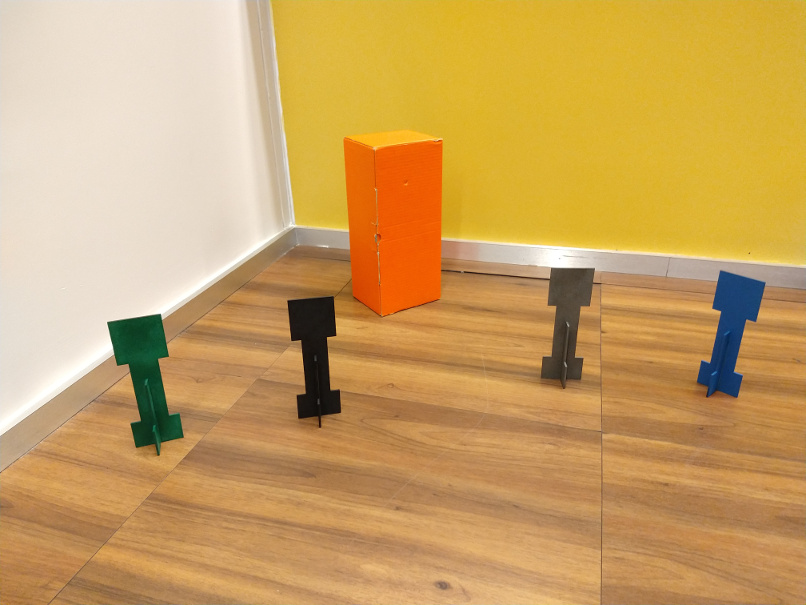
#> input picture aula01/cena_canto_sala.jpg, 806 x 605 px
$ jupyter execute --allow-errors Atividade1_Visao.ipynb   (shell and % lines are left out)
#> lines starting #> are read from the running program, lines starting #| are printed output that depends on the picture; after the words box and inside, x2 and y2 are one past the last pixel; in counts of white or black regions, pixels touching at a corner belong together
## Alunos

### Caroline Chaim de Lima Carneiro
### Fernando Giuseppe Avila Beltramo

# Entregável 1 - visão computacional

[cell 1]
import cv2
from matplotlib import pyplot as plt
import numpy as np
import time as t
print("OpenCV Version : %s " % cv2.__version__)

# Equalização de histograma

[cell 2]
rintin = cv2.imread("RinTinTin.jpg")

#> (a cell that did not finish here is left out)

#> (a cell that did not finish here is left out)

#> (a cell that did not finish here is left out)

#> (a cell that did not finish here is left out)

#> (a cell that did not finish here is left out)

## Atividade 1

Realize as seguintes atividades:

1. O histograma fornecido aproveita bem as faixas de cores?
2. Crie uma imagem derivada da imagem fornecida que use melhor a faixa dinâmica, ou seja, tenha o valor dos seus pixels distribuídos entre `0` e `255`.
3. Plote a imagem pedida

#> (a cell that did not finish here is left out)

#> (a cell that did not finish here is left out)

#> (a cell that did not finish here is left out)

## Atividade 2

Leia com a OpenCV a figura abaixo:

Separe os canais  R e B das imagens e analise seus histogramas.

1. A partir dos canais R e B e da análise do histograma é possível identificar a caixa vermelha e o creeper azul?

1. Crie uma imagem numpy em que somente os pixels da caixa vermelha estão brancos e faça seu plot aqui. Você vai precisar usar manipulação de canais RGB. Use o [ExemploFor.ipynb](ExemploFor.ipynb) .

[cell 11]
creeper = cv2.imread("cena_canto_sala.jpg")
#> creeper is the input picture: shape (605, 806, 3); mean B, G, R 98.1, 162.1, 202.5

img_r = creeper[:, :,2]
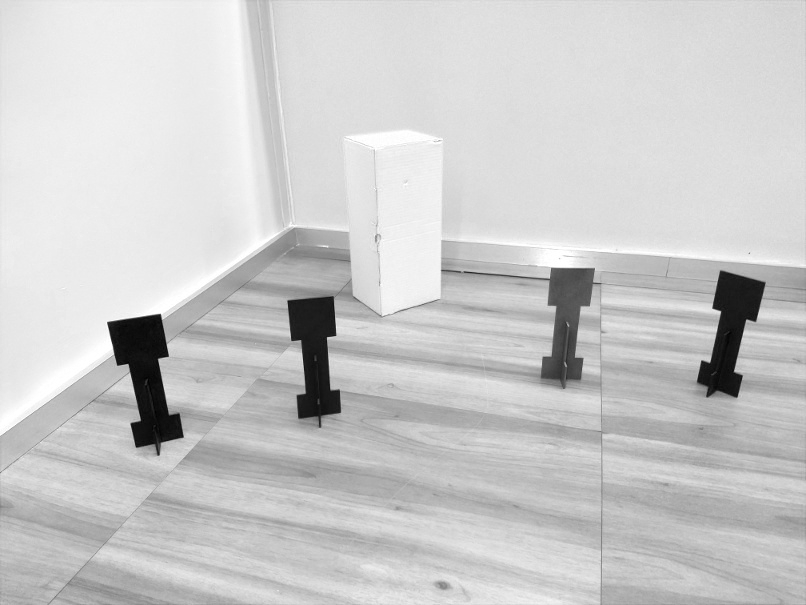
#> img_r: shape (605, 806); min 0, max 255, mean 202.5

plt.imshow(img_r, cmap="Greys_r", vmin=0, vmax=255)

[cell 12]
hist,bins = np.histogram(img_r.flatten(),256,[0,256])
#> hist = 256 values, max 22383 at index 222, min 1 at index 1, mean 1904.8; bins = 257 values from 0 to 256

cdf = hist.cumsum()
#> cdf = 256 values from 5 to 487630
cdf_normalized = cdf * hist.max()/ cdf.max()
#> cdf_normalized = 256 values from 0.23 to 22383

plt.plot(cdf_normalized, color = 'b')
plt.hist(img_r.flatten(),256,[0,256], color = 'r')
plt.xlim([0,256])
plt.legend(('cdf','histogram'), loc = 'upper left')
plt.show()
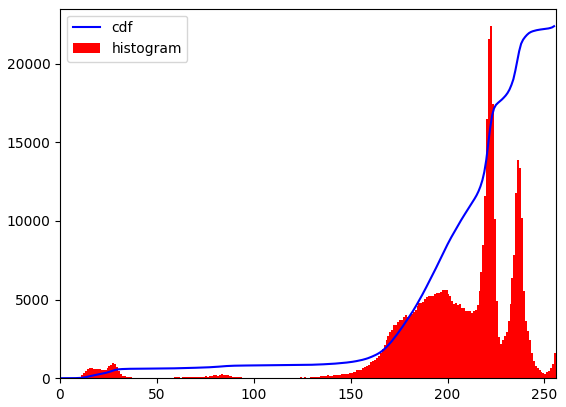
#> figure drawn by matplotlib, 1 panel; tallest bar 22383 high, from x = 222 to 223; curve peaks at x = 255, y = 22383

[cell 13]
img_b = creeper[:, :,0]
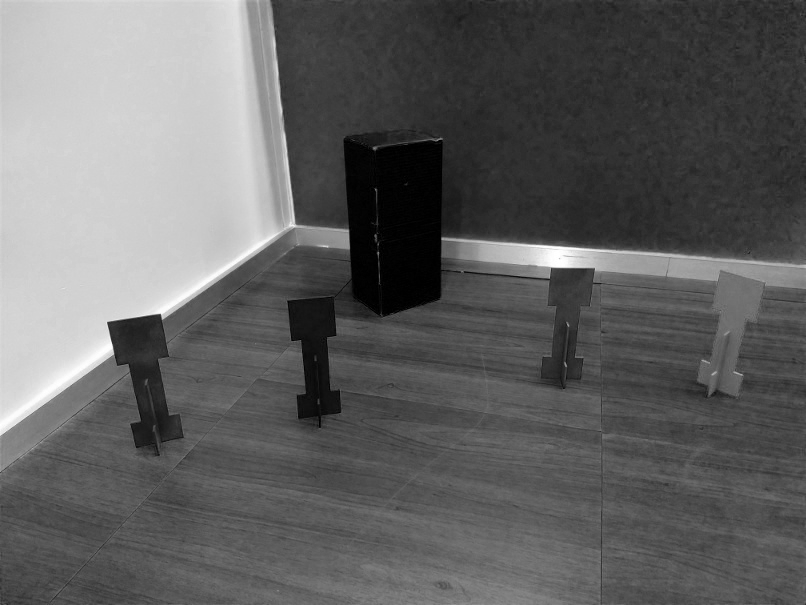
#> img_b: shape (605, 806); min 0, max 255, mean 98.1

plt.imshow(img_b, cmap="Greys_r", vmin=0, vmax=255)

[cell 14]
hist,bins = np.histogram(img_b.flatten(),256,[0,256])
#> hist = 256 values, max 12615 at index 209, min 30 at index 254, mean 1904.8

cdf = hist.cumsum()
#> cdf = 256 values from 2919 to 487630
cdf_normalized = cdf * hist.max()/ cdf.max()
#> cdf_normalized = 256 values from 75.51 to 12615

plt.plot(cdf_normalized, color = 'b')
plt.hist(img_b.flatten(),256,[0,256], color = 'b')
plt.xlim([0,256])
plt.legend(('cdf','histogram'), loc = 'upper left')
plt.show()
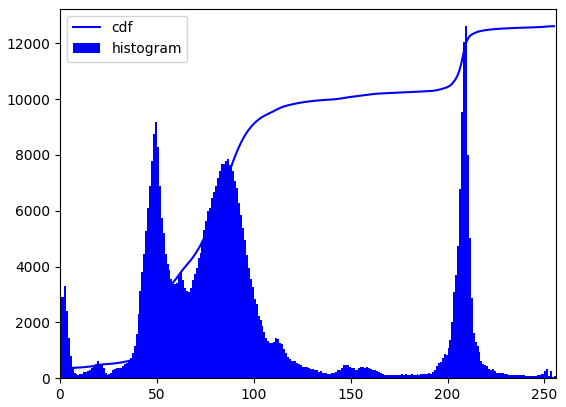
#> figure drawn by matplotlib, 1 panel; tallest bar 12615 high, from x = 209 to 210; curve peaks at x = 255, y = 12615

[cell 15]
def scale(valor):
    from math import pi
    return (valor/255.0)*16*pi

saida_b = np.zeros((3024, 4032), dtype=np.uint8)

[cell 16]
from math import cos

for i in range(img_b.shape[0]):
    for j in range(img_b.shape[1]):
        if img_b[i][j] <10:
            saida_b[i][j] = 250
        else:
            saida_b[i][j]=0
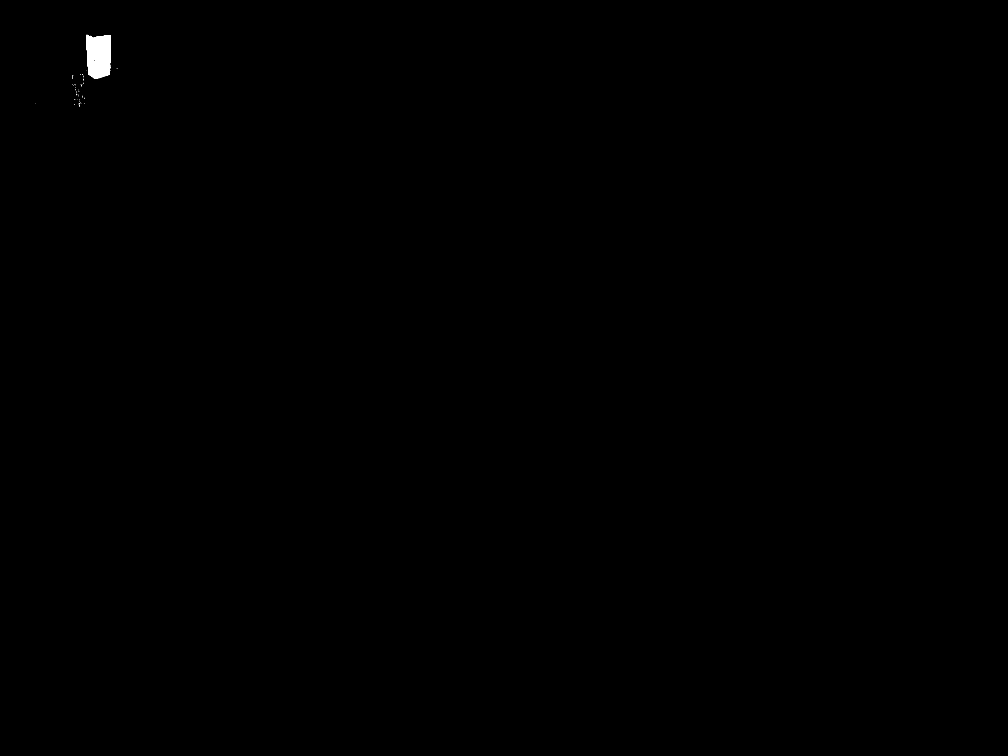
#> saida_b: shape (3024, 4032) (shown at 1/4 size); values 0 (black) and 250 (white), 0.12% white; 63 white regions (62 under 20 px), largest, box (x1, y1, x2, y2) and area: (344, 140, 442, 316) 14529

[cell 17]
plt.imshow(saida_b, cmap="Greys_r", vmin=0, vmax=255)

[cell 18]
def scale(valor):
    from math import pi
    return (valor/255.0)*16*pi

saida_r = np.zeros((3024, 4032), dtype=np.uint8)

[cell 19]
from math import cos

for i in range(img_r.shape[0]):
    for j in range(img_r.shape[1]):
        if img_r[i][j]>100:
            saida_r[i][j] = 250
        else:
            saida_r[i][j]=0
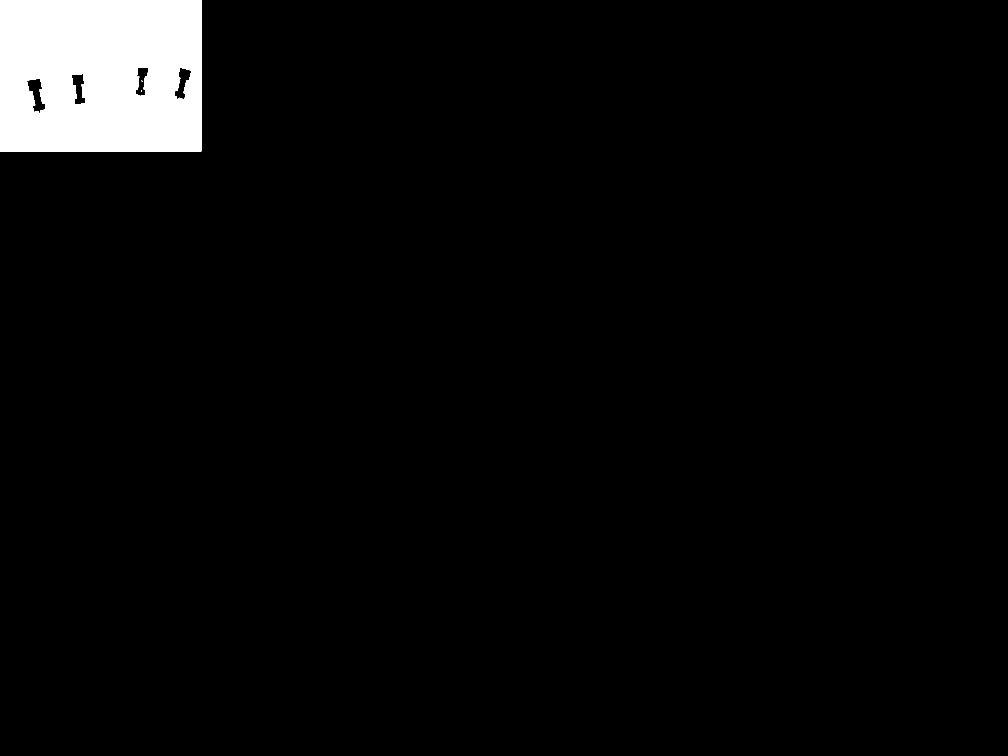
#> saida_r: shape (3024, 4032) (shown at 1/4 size); values 0 (black) and 250 (white), 3.9% white; 3 white regions (2 under 20 px), largest, box (x1, y1, x2, y2) and area: (0, 0, 806, 605) 469928

[cell 20]
plt.imshow(saida_r, cmap="Greys_r", vmin=0, vmax=255)

[cell 21]
def scale(valor):
    from math import pi
    return (valor/255.0)*16*pi

saida_f = np.zeros((3024, 4032), dtype=np.uint8)

[cell 22]
from math import cos

for i in range(img_b.shape[0]):
    for j in range(img_b.shape[1]):
        if img_b[i][j] <10 and img_r[i][j]>100:
            saida_f[i][j] = 250
        else:
            saida_f[i][j]=0
#> saida_f: shape (3024, 4032); values 0 (black) and 250 (white), 0.12% white; 6 white regions (5 under 20 px), largest, box (x1, y1, x2, y2) and area: (344, 140, 442, 316) 14526

$ run again, with aula01/saida.png saved as aula01/cena_canto_sala.jpg
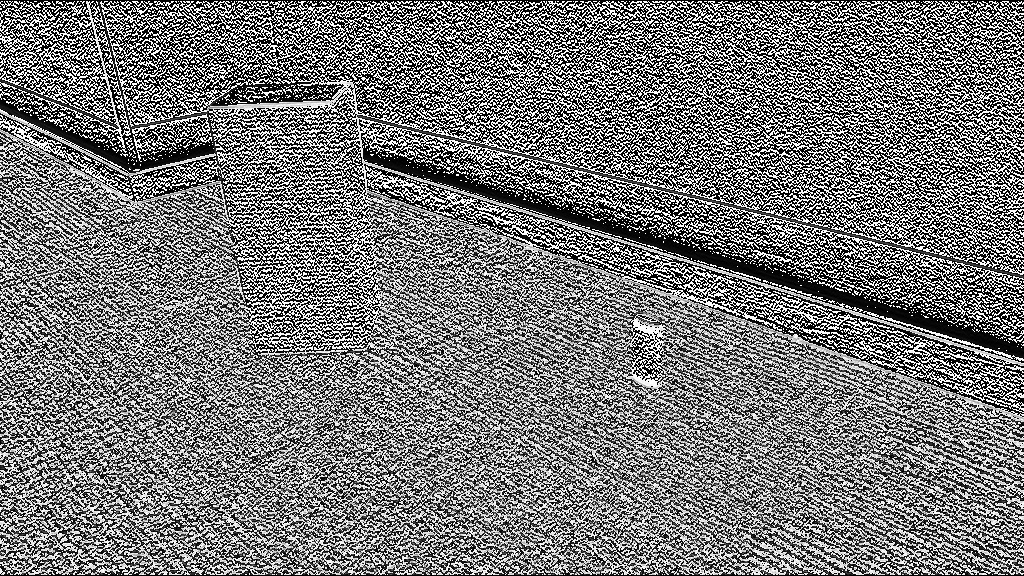
#> input picture aula01/saida.png, 1024 x 576 px
#> creeper is the input picture: shape (576, 1024, 3); min 0, max 255, mean 119.8
#> hist = 256 values, max 45978 at index 0, min 27 at index 125, mean 2304; bins = 257 values from 0 to 256
#> cdf = 256 values from 45978 to 589824
#> cdf_normalized = 256 values from 3584.1 to 45978
#> after the loop `for i in range(img_b.shape[0]):`:
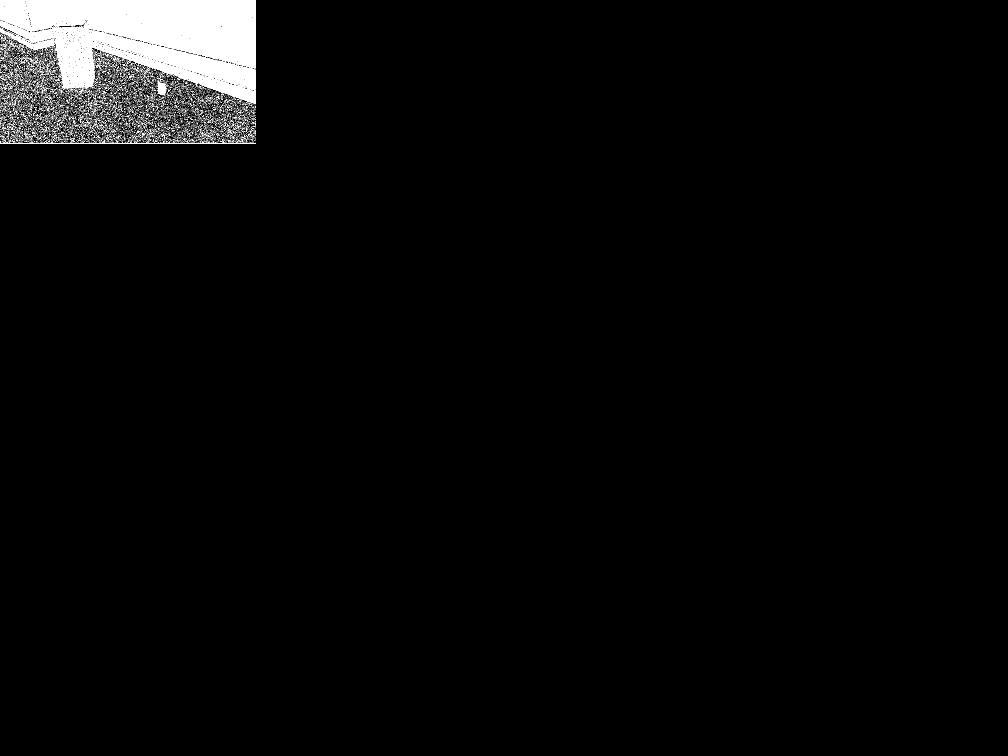
#> saida_b: shape (3024, 4032) (shown at 1/4 size); values 0 (black) and 250 (white), 1.5% white in thin lines or dots, all inside (x1, y1, x2, y2) = (0, 0, 1024, 576)
#> after the loop `for i in range(img_r.shape[0]):`:
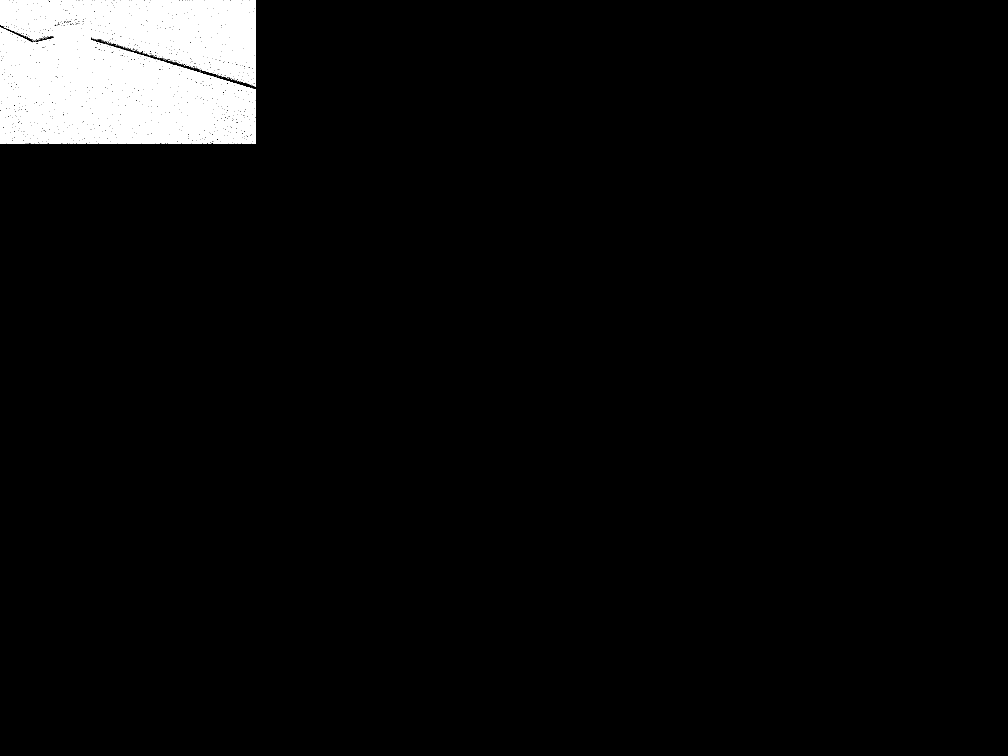
#> saida_r: shape (3024, 4032) (shown at 1/4 size); values 0 (black) and 250 (white), 2.3% white in thin lines or dots, all inside (x1, y1, x2, y2) = (0, 1, 1024, 575)
